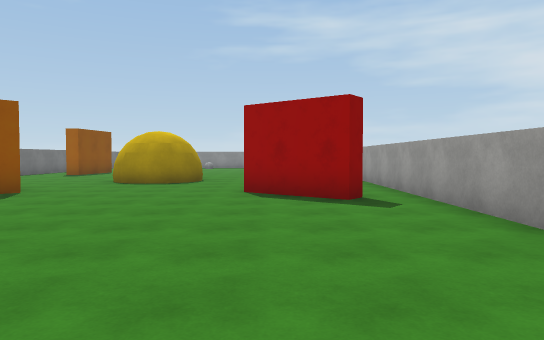
view 1 (above)

16 first-person views from a walk through a Unity game level. The camera is 1.4 m above the floor, tilts 2° down and sees 70° across. The floor is counted in squares, 2 m on a side. Each view is taken from the middle of a square. On the plan, view 1 faces up. The plan holds only what a view shows up to about 11 squares ahead; the rest is blank. Surface patterns are stand-ins for the level's own textures.

view 2
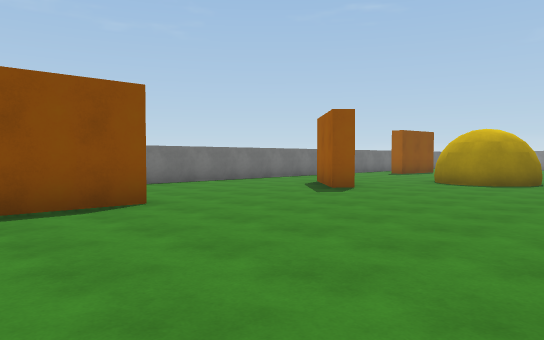

view 3
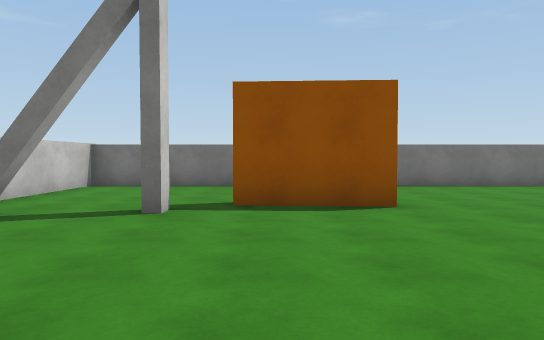

view 4
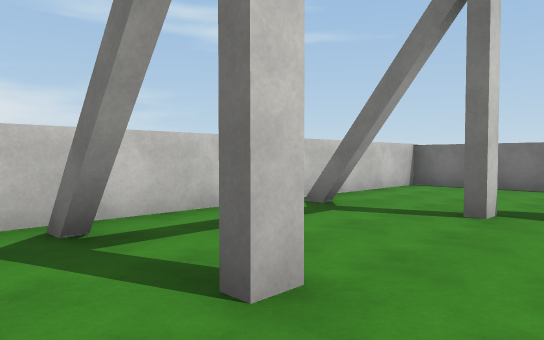

view 5
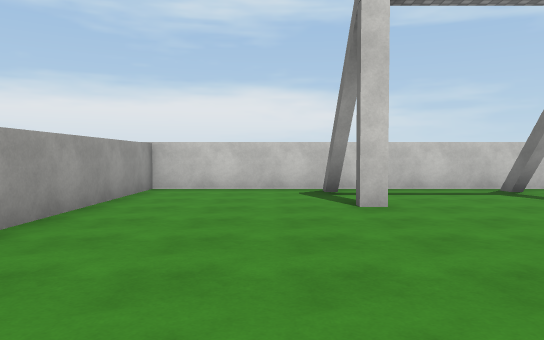

view 6
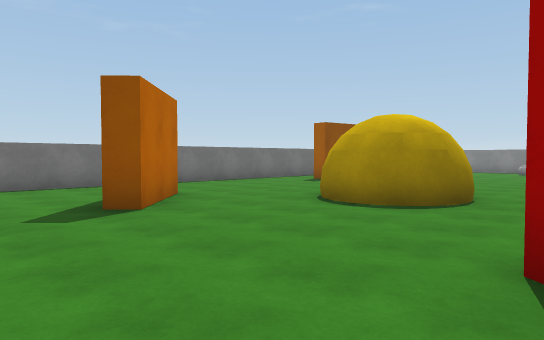

view 7
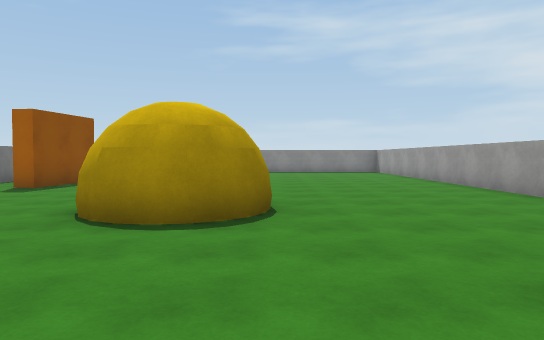

view 8
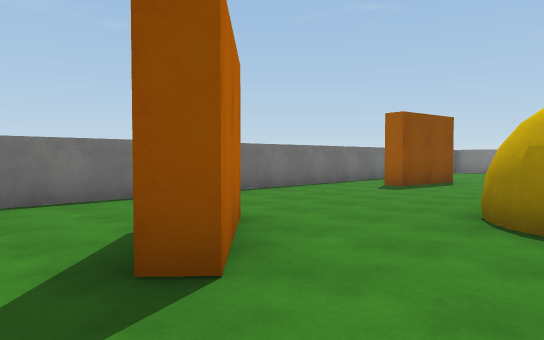

view 9
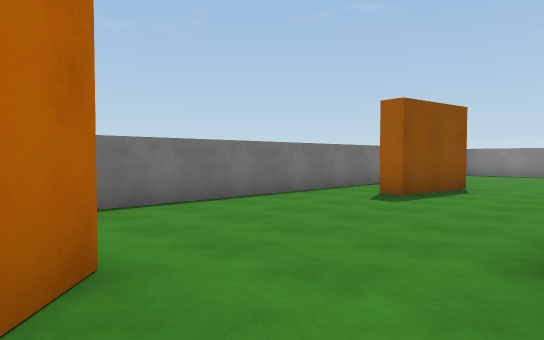

view 10
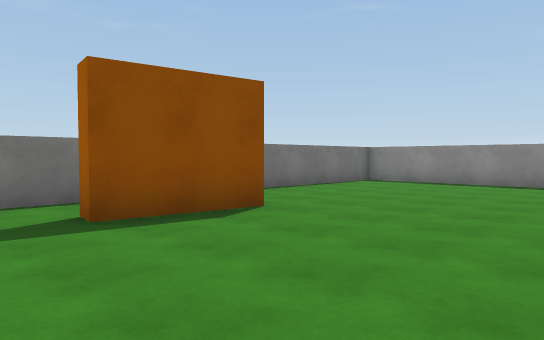

view 11
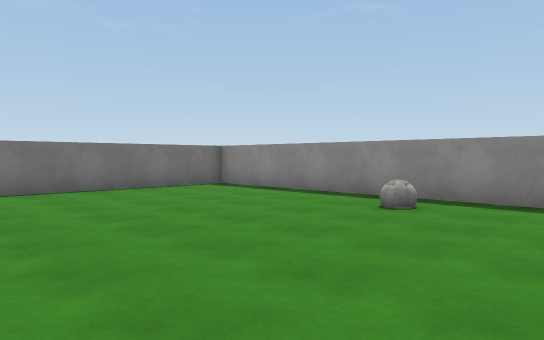

view 12
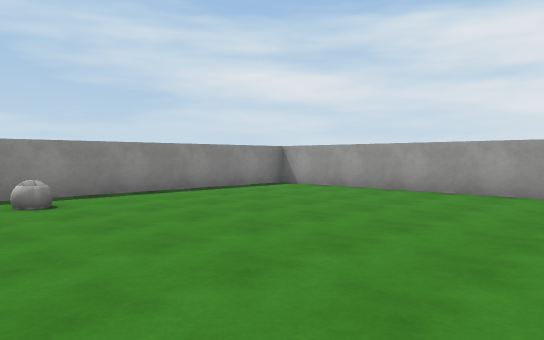

view 13
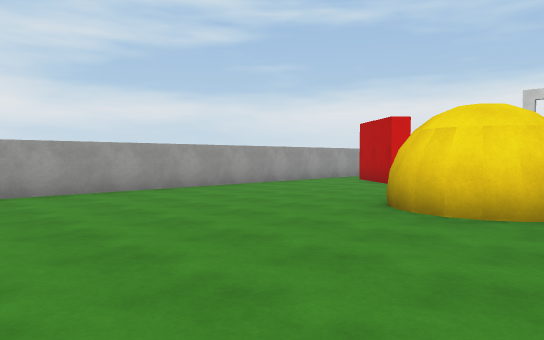

view 14
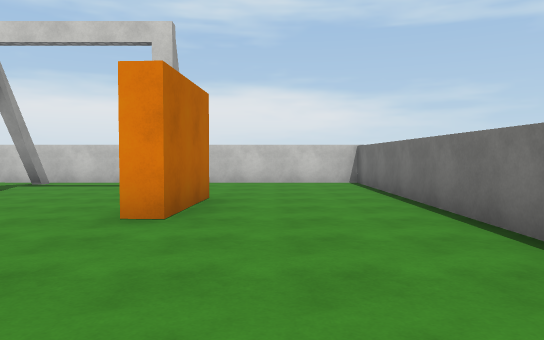

view 15
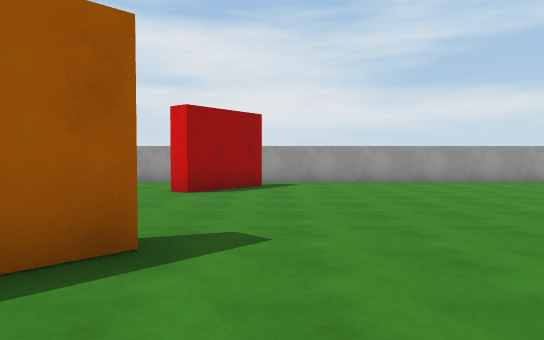

view 16
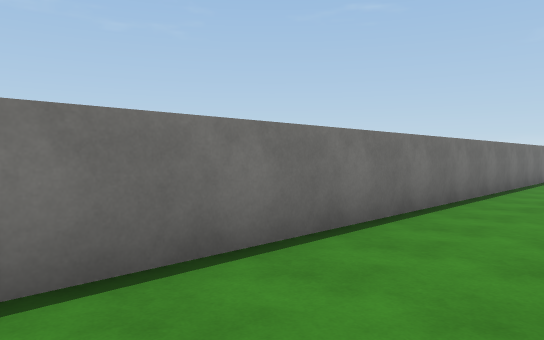

### Floor plan
Points are (right, up) in squares from view 1. A wall is a line through its corners. A room is listed if a view was taken in it or the views show most of it. See-through windows are left out.
Room 1 (views 1, 2, 3, 4, 5, 6, 7, 8, 9, 10, 11, 12, 13, 14, 15, 16)
walls: (-4, 10.3) (-4.2, 10.5) (-4.4, 10.8); (-2.7, 10.1) (-3.1, 10); (-2.4, 10.3) (-3, 10) (-3.6, 10.1) (-4.2, 10.4); (-4.2, 11.9) (-3.8, 12.3) (-3, 12.5); (-2.1, 10.6) (-2.5, 10.2); (-3.9, 12.2) (-3.4, 12.5); (-2, 11.3) (-2.1, 10.8) (-2.3, 10.5); (-3.2, 12.4) (-2.7, 12.3); (-2.9, 12.4) (-2.6, 12.2) (-2.2, 11.9); (-6.5, 9) (-4.8, 7.4) (-5.1, 7) (-6.8, 8.6); (1.6, 6.6) (1.2, 6.2) (-0.5, 7.6) (-0.2, 8) (0.8, 7.2); (-6.9, 16.9) (-7.2, 14.5) (-7.7, 14.6); (-6, 0.4) (-5.8, 2.7) (-5.3, 2.7) (-5.4, 0.4); (-1.6, -0.4) (-1.1, -0.4); (-4.7, -2) (-4.7, -3); (-1.2, -2) (-1.2, -3); (-1.3, -2.9) (-1.3, -2); (-9.2, 23.3) (-9.3, -3.3) (2.6, -3.4) (2.7, 23.3) (-9.2, 23.3)
ways out: gap at (-5, -2.5); gap at (-1, -3)
objects: ball (-4, 22)

Positions as (right, up) in squares from view 1, and headings:
1: (0, 0), facing up
2: (0, 0), facing up-left
3: (0, 1), facing left
4: (0, 1), facing down-left
5: (0, 5), facing down
6: (0, 5), facing up-left
7: (-2, 6), facing up
8: (-3, 6), facing up-left
9: (-4, 8), facing up-left
10: (-3, 13), facing up-left
11: (-1, 17), facing up-left
12: (-5, 16), facing up-right
13: (-5, 17), facing down-right
14: (-7, 7), facing down
15: (-8, 6), facing right
16: (-7, 9), facing up-left
